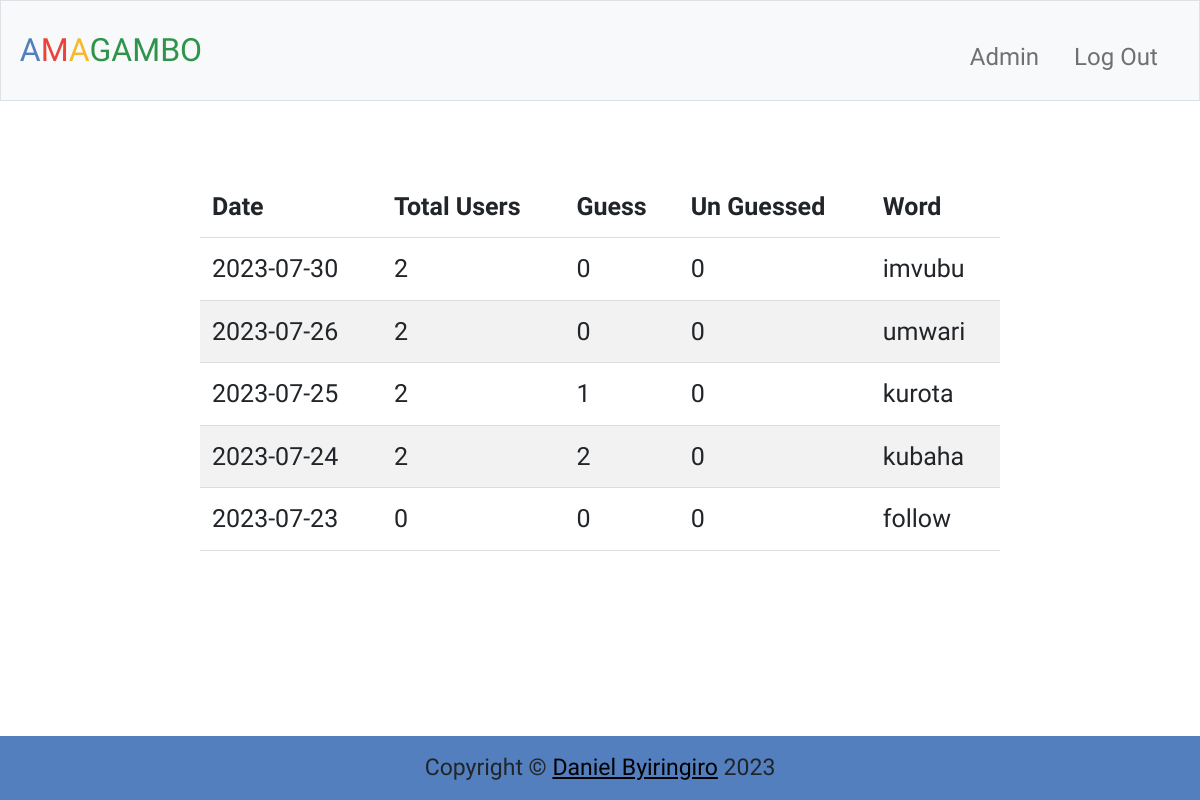
The page /admin (signed in) on the database its author committed.
### tables this page shows
CREATE TABLE wordforday (
    word TEXT PRIMARY KEY NOT NULL,
    bankid INTEGER NOT NULL, date timestamp default current_timestamp,
    FOREIGN KEY (bankid) REFERENCES wordbank(id)
);

### app.py (the view)
@app.route("/admin")
@login_required
@admin_required
def admin():
    details = admin_details()
    return render_template("admin.html", details = details)

### app.py (called while the page is built)
@app.after_request
def after_request(response):
    response.headers["Cache-Control"] = "no-cache, no-store, must-revalidate"
    response.headers["Expires"] = 0
    response.headers["Pragma"] = "no-cache"
    return response

### helper.py (called while the page is built)
def login_required(f):
    @wraps(f)
    def decorated_function(*args, **kwargs):
        if session.get("user_id") is None:
            return redirect("/login")
        return f(*args, **kwargs)
    return decorated_function

def admin_required(f):
    @wraps(f)
    def decorated_function(*args, **kwargs):
        admin_id = 1
        if session.get("user_id")  != admin_id:
            return redirect("/")
        return f(*args, **kwargs)
    return decorated_function

def admin_details():
    dates = available_dates()
    details = []
    for date in dates:
        total_users = db.execute("select count(*) as num from user where created_at <= ?", date)[0]['num']
        unguessed = db.execute("select count(*) as num from play where isPlay = 'False' and date = ?", date)[0]['num']
        guessed = db.execute("select count(*) as num from play where isPlay = 'True' and date = ?", date)[0]['num']
        word = db.execute("select word from wordforday where date = ?", date)[0]['word']
        day_detail = {'date': date, 'total_users': total_users, 'guessed': guessed if not None else 0, 'unguessed': unguessed if not None else 0, 'word':word}
        details.append(day_detail)
    rev_details = []
    for i in reversed(details):
        rev_details.append(i)
    return rev_details

def day():
    today = datetime.today()
    date = today.strftime("%Y-%m-%d")
    return date

def available_dates():
    today = day()
    rows = db.execute("select date from wordforday where date != ? ", today)
    dates = [row["date"] for row in rows]
    return dates

### templates/admin.html (shortened to what this page needs)
{% extends "reglog.html" %}
{% block main %}
    <table>
        <thead>
            <th>Date</th>
            <th>Total Users</th>
            <th>Guess</th>
            <th>Un Guessed</th>
            <th>Word</th>
        </thead>
        <tbody>
            {% for record in details %}
                <tr>
                    <td>{{record['date']}}</td>
                    <td>{{record['total_users']}}</td>
                    <td>{{record['guessed']}}</td>
                    <td>{{record['unguessed']}}</td>
                    <td>{{record['word']}}</td>
                </tr>
            {% endfor %}
        </tbody>
    </table>
{% endblock %}

### templates/reglog.html (shortened to what this page needs)
{% extends "layout.html" %}
{% block boot %}
    <link href="https://cdn.jsdelivr.net/npm/bootstrap@5.1.3/dist/css/bootstrap.min.css" rel="stylesheet">
{% endblock %}
{% block body %}
    <main class="container-fluid py-5 text-center">
        {% block main %}
        {% endblock %}
    </main>
    <footer>
        Copyright &#169; <a href="https://danielbyiringiro.github.io/danielbyiringiro.com/" target="_blank">Daniel Byiringiro</a> 2023
    </footer>
{% endblock %}

### templates/layout.html (shortened to what this page needs)
<!DOCTYPE html>
<html lang="en">
    <head>
        {% block boot %}{% endblock %}
        <link href="/static/styles.css" rel="stylesheet">
    </head>
    <body>
        <nav class="bg-light border navbar navbar-expand-md navbar-light">
            <div class="container-fluid">
                <a class="navbar-brand" href="/"><span class="blue">A</span><span class="red">M</span><span class="yellow">A</span><span class="green">GAMBO</span></a>
                <div class="collapse navbar-collapse" id="navbar">
                    {% if session["user_id"] == 1 %}
                        <ul class="navbar-nav ms-auto mt-2">
                            <li class="nav-item"><a class="nav-link" href="/admin" style="margin-right: 10px; font-size: x-large;">Admin</a></li>
                            <li class="nav-item"><a class="nav-link" href="/logout" style="margin-right: 10px; font-size: x-large;">Log Out</a></li>
                        </ul>
                    {% elif session["user_id"]%}
                        <ul class="navbar-nav ms-auto mt-2">
                            <li class="nav-item"><a class="nav-link" href="/logout" style="margin-right: 10px; font-size: x-large;">Log Out</a></li>
                        </ul>
                    {% else %}
                        <ul class="navbar-nav ms-auto mt-2">
                            <li class="nav-item"><a class="nav-link" href="/register">Register</a></li>
                            <li class="nav-item"><a class="nav-link" href="/login">Log In</a></li>
                        </ul>
                    {% endif %}
                </div>
            </div>
        </nav>
        {% block body %}{% endblock %}
    </body>
</html>

### static/styles.css (style rules this page uses)
html, body { height: 100%; margin: 0; padding: 0; font-family: 'Rancho',serif; font-size: 25px; }
nav .navbar-brand { font-size: xx-large; }
nav .navbar-brand .blue { color: #537fbe; }
nav .navbar-brand .red { color: #ea433b; }
nav .navbar-brand .yellow { color: #f5b82e; }
nav .navbar-brand .green { color: #2e944b; }
footer { text-align: center; background-color: #537fbe; padding: 15px; font-size: 23px; position: fixed; bottom: 0; width: 100%; }
footer a { color: initial; }

### templates/admin.html (style rules this page uses)
table { border-collapse: collapse; width: 800px; margin-left: auto; margin-right: auto; }
th, td { padding: 12px; text-align: left; border-bottom: 1px solid #ddd; gap: 20px; }
tr:nth-child(even) { background-color: #f2f2f2; }
tr:last-child th { margin: 0; }

### rows shown on the page
wordforday: date "2023-07-30", word "imvubu"
wordforday: date "2023-07-26", word "umwari"
wordforday: date "2023-07-25", word "kurota"
wordforday: date "2023-07-24", word "kubaha"
wordforday: date "2023-07-23", word "follow"

### other values the page prints
{{ record['total_users'] }} "2" "2" "2" "2" "0"
{{ record['guessed'] }} "0" "0" "1" "2" "0"
{{ record['unguessed'] }} "0" "0" "0" "0" "0"
